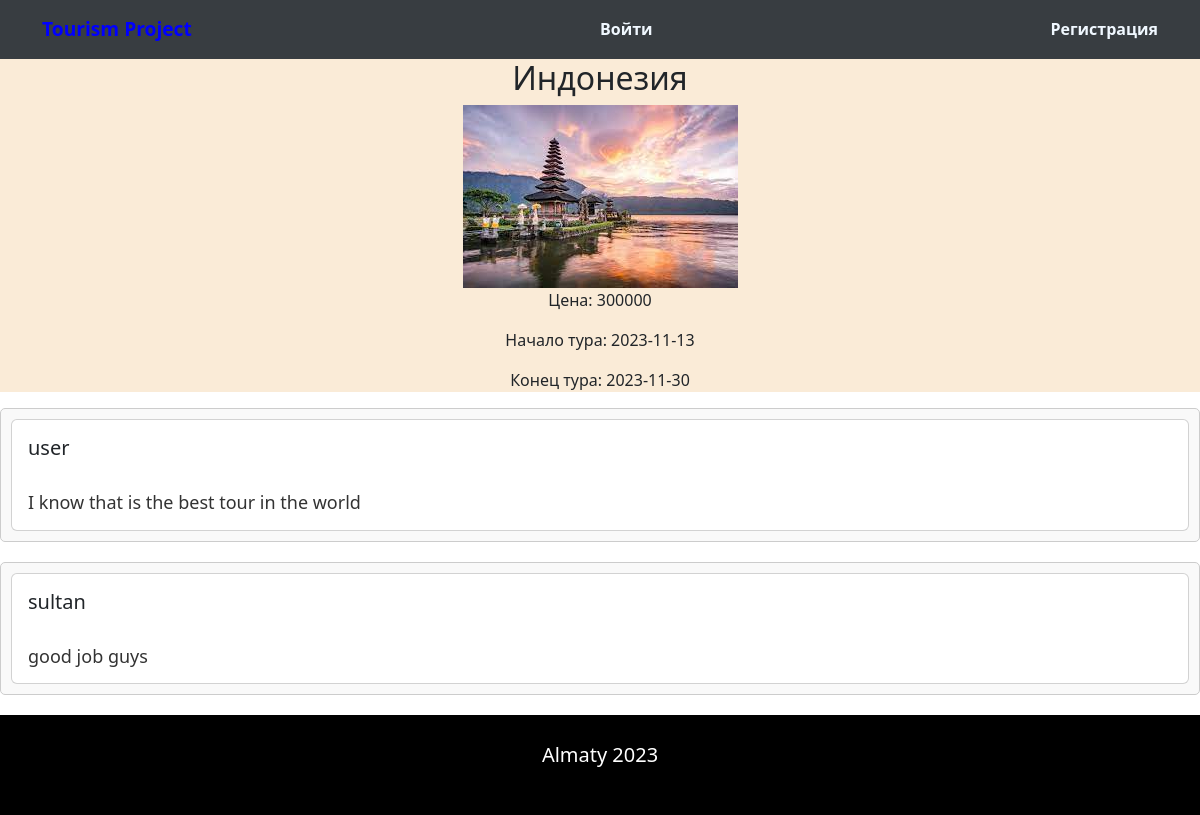
Screenshot of /detailTour.php?id=18 with the database file from the repository.
### tables this page shows
CREATE TABLE `tour` (
  `id` int(10) NOT NULL,
  `title` varchar(25) NOT NULL,
  `price` int(25) NOT NULL,
  `image` text NOT NULL,
  `datastart` date NOT NULL,
  `dataend` date NOT NULL
);

CREATE TABLE `comments` (
  `id` int(11) NOT NULL,
  `text` text DEFAULT NULL,
  `userID` int(11) DEFAULT NULL,
  `tourID` int(11) DEFAULT NULL,
  `archive` int(11) DEFAULT NULL,
  `changed` tinyint(1) NOT NULL DEFAULT 0
);

CREATE TABLE `users` (
  `id` int(10) NOT NULL,
  `name` varchar(25) NOT NULL,
  `login` varchar(25) NOT NULL,
  `password` varchar(255) NOT NULL
);

### detailTour.php (the view, shortened to what this page needs)
<?php
require_once "./functions/connect.php";
if(isset($_GET['id'])) {
    $id = $_GET['id'];
    $service = $pdo->prepare("SELECT * FROM tour WHERE id = :id");
    $service->bindParam(':id', $id);
    $service->execute();
    $res_serv = $service->fetch(PDO::FETCH_OBJ);
    $archive = 1;
    $comments = $pdo->prepare("SELECT c.*, t.title, t.price, t.datastart, t.dataend, u.name, u.login
                            FROM comments c
                            INNER JOIN tour t ON c.tourID = t.id
                            INNER JOIN users u ON c.userID = u.id
                            WHERE c.tourID = :id and c.archive = :archive
                            ORDER BY c.id DESC");
    $comments->execute([
        ':archive' => $archive,
        ':id' => $id
    ]);
    $res_comments = $comments->fetchAll(PDO::FETCH_OBJ);
}
?>
<!DOCTYPE html>
<html lang="en">
<head>
    <link rel="stylesheet" href="style.css">
    <link href="https://cdn.jsdelivr.net/npm/bootstrap@5.3.0-alpha3/dist/css/bootstrap.min.css" rel="stylesheet">
</head>
<body>
<?php
require "NavBar/header.php";
?>
<div style="background-color: antiquewhite; text-align: center">
    <?php if(isset($res_serv)): ?>
        <h2 style="text-align: center; margin-top: 0%;"><?php echo $res_serv->title ?></h2>
        <img src="admin/realising/images/<?php echo $res_serv->image; ?>" alt="...">
        <p>Цена: <?php echo $res_serv->price; ?></p>
        <p>Начало тура: <?php echo $res_serv->datastart; ?></p>
        <p>Конец тура: <?php echo $res_serv->dataend; ?></p>
    <?php else: ?>
        <p>Страна не найдена</p>
    <?php endif; ?>
</div>
<?php if (isset($res_comments)): ?>
<?php foreach($res_comments as $com):?>
    <div class="request">
        <div class="card h-100">
            <div class="card-body">
                <h5 class="card-title"><?php echo $com->login ?></h5>
                <br>
                <h3 class="card-text"><?php echo $com->text ?></h3>
            </div>
        </div>
    </div>
<?php endforeach; ?>
<?php endif; ?>
<?php require "NavBar/footer.php"?>
</body>
</html>

### style.css (style rules this page uses)
body { margin: 0; font-family: Raleway, sans-serif; color: darkblue }

### detailTour.php (style rules this page uses)
.request { margin-bottom: 20px; padding: 10px; border: 1px solid #ccc; border-radius: 5px; background-color: #f9f9f9; }
.request h3 { margin-top: 0; font-size: 18px; color: #333; }

### rows the page displays
tour: title "Индонезия", image (picture), price "300000", datastart "2023-11-13", dataend "2023-11-30"
comments: userID.login "user", text "I know that is the best tour in the world"
comments: userID.login "sultan", text "good job guys"
